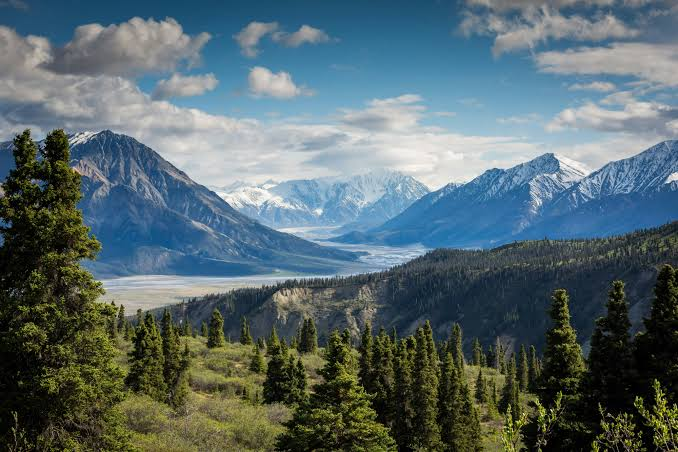
#> input picture image55.jpeg, 678 x 452 px, found by its file name
$ jupyter execute Untitled.ipynb   (older library calls are emulated)
#> lines starting #> are read from the running program, lines starting #| are printed output that depends on the picture
Exp Name:Image Smoothing and Sharpening Using OpenCV

Name:Pugazhsozhan

Reg no:212224240121

[cell 1]
import cv2
import matplotlib.pyplot as plt
import numpy as np
image1=cv2.imread("image55.JPEG")
#> image1 is the input picture: shape (452, 678, 3); mean B, G, R 108.8, 104.7, 86.9
image2=cv2.cvtColor(image1,cv2.COLOR_BGR2RGB)
kernel=np.ones((11,11),np.float32)/169
image3=cv2.filter2D(image2,-1,kernel)
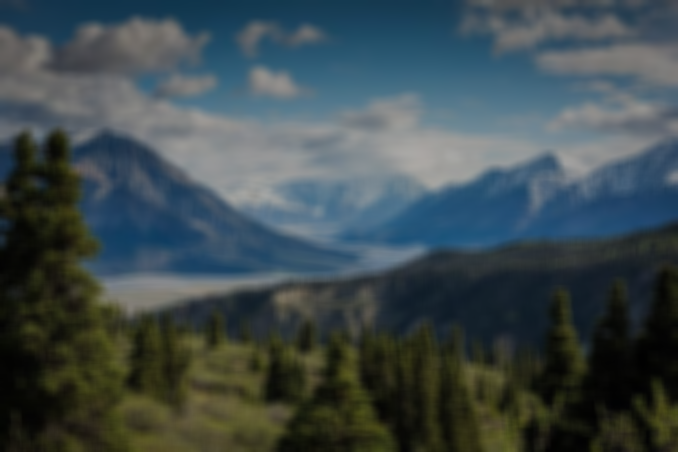
#> image3: shape (452, 678, 3); mean R, G, B 62.2, 75, 77.9
plt.figure(figsize=(9,9))
plt.subplot(1,2,1)
plt.imshow(image2)
plt.title("Original Image")
plt.axis("off")
plt.subplot(1,2,2)
plt.imshow(image3)
plt.title("Average Filter Image")
plt.axis("off")
plt.show()
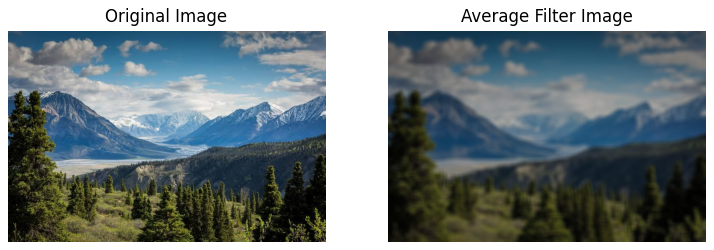
#> figure drawn by matplotlib, 2 panels

[cell 2]
kernel1=np.array([[1,2,1],[2,4,2],[1,2,1]])/16
image3=cv2.filter2D(image2,-1,kernel1)
plt.imshow(image3)
plt.title("Weighted Average Filter Image")
plt.axis("off")
plt.show()

[cell 3]
gaussian_blur=cv2.GaussianBlur(image2,(33,33),0,0)
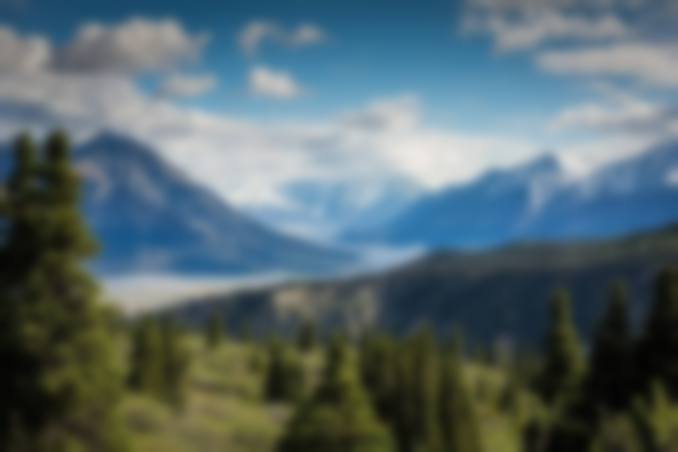
#> gaussian_blur: shape (452, 678, 3); mean R, G, B 86.9, 104.7, 108.8
plt.imshow(gaussian_blur)
plt.title("Gaussian Blur")
plt.axis("off")
plt.show()

[cell 4]
median = cv2.medianBlur(image2, 13)
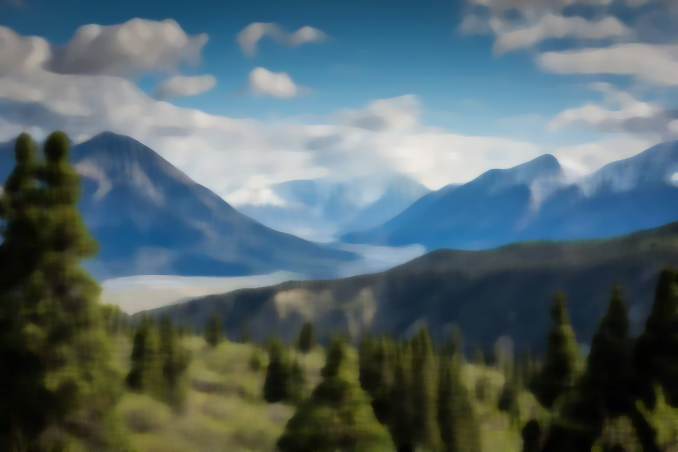
#> median: shape (452, 678, 3); mean R, G, B 85, 103, 107.3

plt.imshow(cv2.cvtColor(median, cv2.COLOR_BGR2RGB))
plt.title("Median Blur")
plt.axis("off")
plt.show()
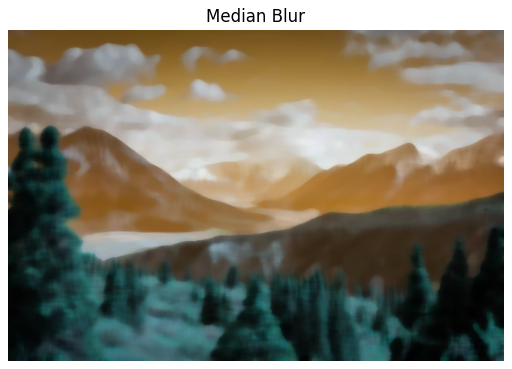
#> figure drawn by matplotlib, 1 panel; B, G, R data is drawn as R, G, B

[cell 5]
kernel2=np.array([[-1,-1,-1],[2,-2,1],[2,1,-1]])
image3=cv2.filter2D(image2,-1,kernel2)
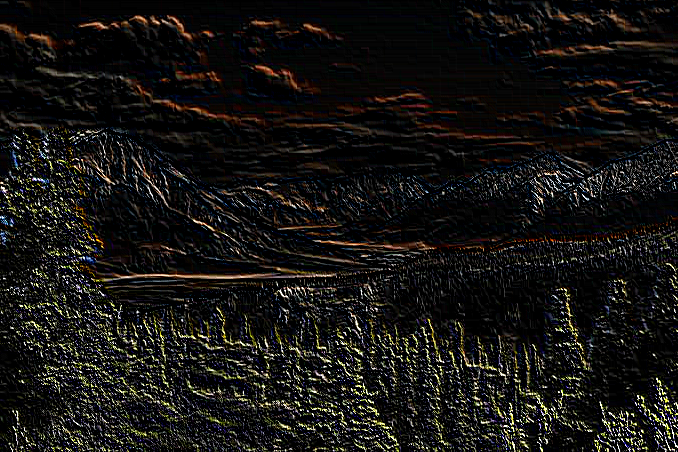
#> image3: shape (452, 678, 3); mean R, G, B 22, 20.5, 18.5
plt.imshow(image3)
plt.title("Laplacian Kernel")
plt.axis("off")
plt.show()

[cell 6]
# Laplacian Operator
laplacian = cv2.Laplacian(image2, cv2.CV_64F)
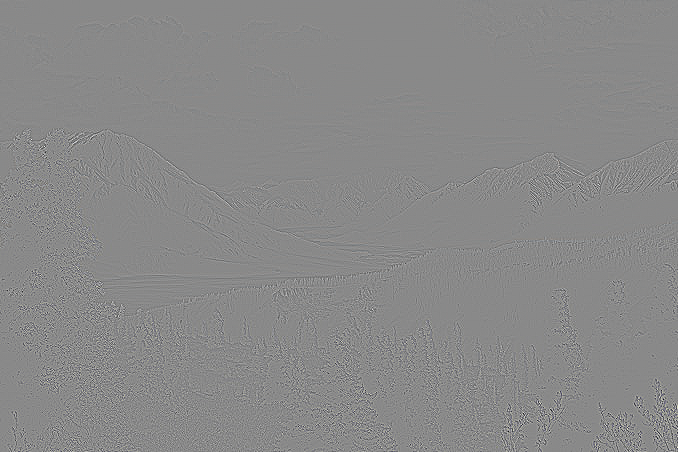
#> laplacian: shape (452, 678, 3) float64; mean R, G, B 0, 0, 0; drawn with min black and max white
laplacian = np.absolute(laplacian)
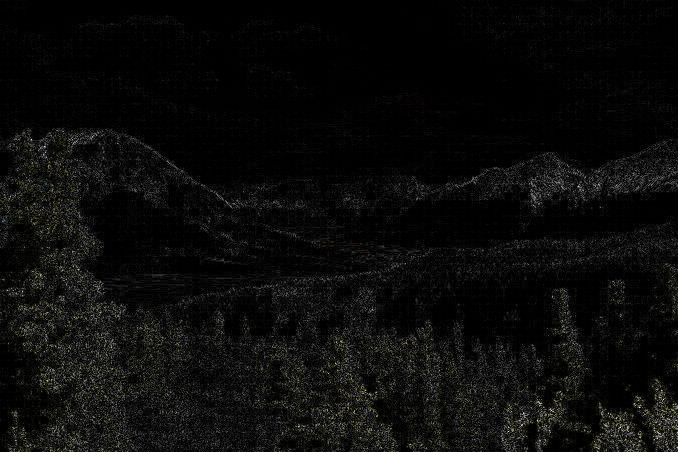
#> laplacian: shape (452, 678, 3) float64; mean R, G, B 25.7, 25.6, 24.2; drawn with min black and max white
laplacian = np.uint8(laplacian)
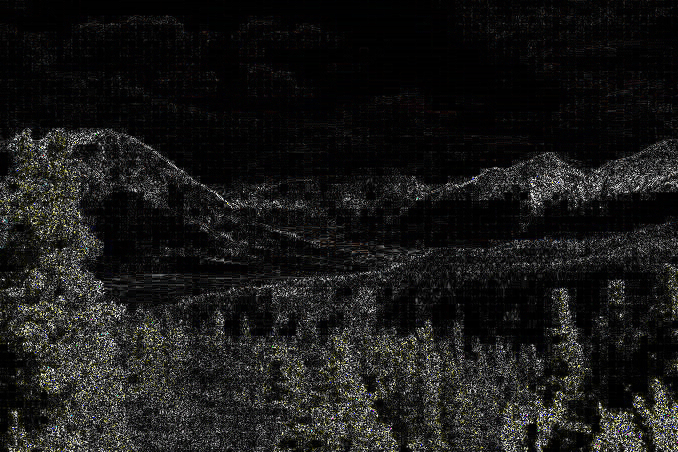
#> laplacian: shape (452, 678, 3); mean R, G, B 25.1, 25, 23.8

plt.imshow(laplacian)
plt.title("Laplacian Operator")
plt.axis("off")
plt.show()
